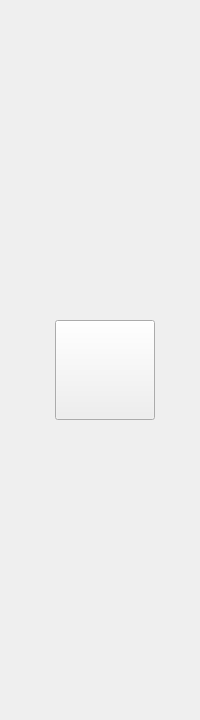
<?xml version="1.0" encoding="UTF-8"?>
<ui version="4.0">
 <class>Widget_Right</class>
 <widget class="QWidget" name="Widget_Right">
  <property name="geometry">
   <rect>
    <x>0</x>
    <y>0</y>
    <width>200</width>
    <height>720</height>
   </rect>
  </property>
  <property name="windowTitle">
   <string>Form</string>
  </property>
  <layout class="QVBoxLayout" name="verticalLayout_2">
   <property name="spacing">
    <number>0</number>
   </property>
   <property name="leftMargin">
    <number>0</number>
   </property>
   <property name="topMargin">
    <number>0</number>
   </property>
   <property name="rightMargin">
    <number>0</number>
   </property>
   <property name="bottomMargin">
    <number>0</number>
   </property>
   <item>
    <layout class="QVBoxLayout" name="verticalLayout" stretch="1,4,3">
     <property name="spacing">
      <number>10</number>
     </property>
     <property name="leftMargin">
      <number>10</number>
     </property>
     <property name="topMargin">
      <number>20</number>
     </property>
     <property name="rightMargin">
      <number>0</number>
     </property>
     <property name="bottomMargin">
      <number>0</number>
     </property>
     <item>
      <layout class="QHBoxLayout" name="horizontalLayout_2" stretch="4">
       <property name="spacing">
        <number>0</number>
       </property>
       <item>
        <widget class="QPushButton" name="buttonMenu">
         <property name="enabled">
          <bool>true</bool>
         </property>
         <property name="sizePolicy">
          <sizepolicy hsizetype="Fixed" vsizetype="Fixed">
           <horstretch>0</horstretch>
           <verstretch>0</verstretch>
          </sizepolicy>
         </property>
         <property name="minimumSize">
          <size>
           <width>100</width>
           <height>100</height>
          </size>
         </property>
         <property name="styleSheet">
          <string notr="true">QPushButton{
	border-image:url(:/images/button_menu.png);
}
QPushButton::hover{
	border-image:url(:/images/button_menu_h.png);
}
QPushButton::pressed{
	border-image:url(:/images/button_menu_p.png);
}</string>
         </property>
         <property name="text">
          <string/>
         </property>
        </widget>
       </item>
      </layout>
     </item>
     <item>
      <layout class="QVBoxLayout" name="layout_vote">
       <property name="spacing">
        <number>0</number>
       </property>
       <property name="bottomMargin">
        <number>0</number>
       </property>
      </layout>
     </item>
     <item>
      <layout class="QVBoxLayout" name="layoutRole">
       <property name="spacing">
        <number>0</number>
       </property>
      </layout>
     </item>
    </layout>
   </item>
  </layout>
 </widget>
 <resources/>
 <connections/>
</ui>
